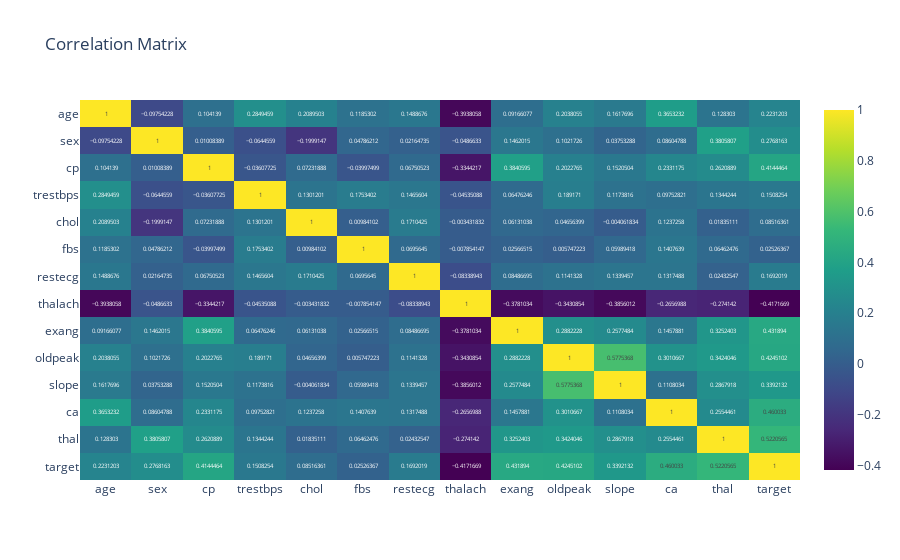

Notebook cell for this chart:
### Code cell
corr = df.corr(numeric_only=True)
px.imshow(corr, text_auto=True, aspect="auto", color_continuous_scale="Viridis",
          title="Correlation Matrix")

### Figure 1 — Plotly figure (JSON) as saved in the notebook; plotly's stock layout.template omitted (floating-point values rounded to 4 significant figures; data arrays with more than 128 entries replaced by an {"elided": "..."} marker saying what was removed)
{"data": [{"coloraxis": "coloraxis", "hovertemplate": "x: %{x}<br>y: %{y}<br>color: %{z}<extra></extra>", "name": "0", "texttemplate": "%{z}", "type": "heatmap", "x": ["age", "sex", "cp", "trestbps", "chol", "fbs", "restecg", "thalach", "exang", "oldpeak", "slope", "ca", "thal", "target"], "xaxis": "x", "y": ["age", "sex", "cp", "trestbps", "chol", "fbs", "restecg", "thalach", "exang", "oldpeak", "slope", "ca", "thal", "target"], "yaxis": "y", "z": {"elided": "14x14 float values"}}], "layout": {"coloraxis": {"colorscale": [[0, "#440154"], [0.1111, "#482878"], [0.2222, "#3e4989"], [0.3333, "#31688e"], [0.4444, "#26828e"], [0.5556, "#1f9e89"], [0.6667, "#35b779"], [0.7778, "#6ece58"], [0.8889, "#b5de2b"], [1, "#fde725"]]}, "title": {"text": "Correlation Matrix"}, "xaxis": {"anchor": "y", "domain": [0, 1]}, "yaxis": {"anchor": "x", "autorange": "reversed", "domain": [0, 1]}}}
